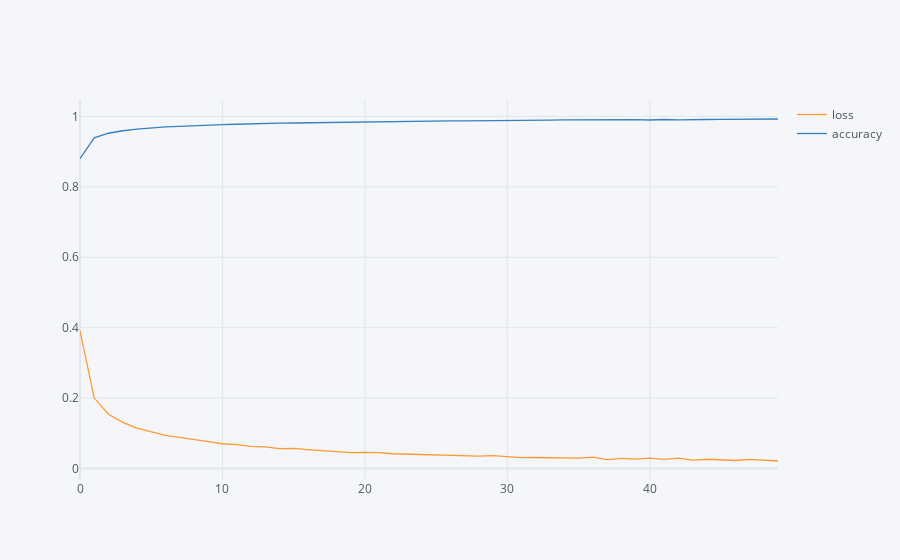

Write notebook code for a chart like this one.
### Code cell
accuracy.iplot()

### Figure 1 — Plotly figure (JSON) as saved in the notebook; plotly's stock layout.template omitted (floating-point values rounded to 4 significant figures)
{"data": [{"line": {"color": "rgba(255, 153, 51, 1.0)", "dash": "solid", "shape": "linear", "width": 1.3}, "mode": "lines", "name": "loss", "text": "", "type": "scatter", "x": [0, 1, 2, 3, 4, 5, 6, 7, 8, 9, 10, 11, 12, 13, 14, 15, 16, 17, 18, 19, 20, 21, 22, 23, 24, 25, 26, 27, 28, 29, 30, 31, 32, 33, 34, 35, 36, 37, 38, 39, 40, 41, 42, 43, 44, 45, 46, 47, 48, 49], "y": [0.3912, 0.2001, 0.1542, 0.1312, 0.1147, 0.1038, 0.09443, 0.08864, 0.0814, 0.07619, 0.07038, 0.06813, 0.06274, 0.06132, 0.05667, 0.05735, 0.0539, 0.05064, 0.04852, 0.04518, 0.04613, 0.04518, 0.04195, 0.04057, 0.0401, 0.03761, 0.03805, 0.03577, 0.03509, 0.03644, 0.03374, 0.03115, 0.03128, 0.03079, 0.02925, 0.02928, 0.03219, 0.02549, 0.02903, 0.02688, 0.02933, 0.02608, 0.02957, 0.02387, 0.02641, 0.0247, 0.02277, 0.0261, 0.02404, 0.02138]}, {"line": {"color": "rgba(55, 128, 191, 1.0)", "dash": "solid", "shape": "linear", "width": 1.3}, "mode": "lines", "name": "accuracy", "text": "", "type": "scatter", "x": [0, 1, 2, 3, 4, 5, 6, 7, 8, 9, 10, 11, 12, 13, 14, 15, 16, 17, 18, 19, 20, 21, 22, 23, 24, 25, 26, 27, 28, 29, 30, 31, 32, 33, 34, 35, 36, 37, 38, 39, 40, 41, 42, 43, 44, 45, 46, 47, 48, 49], "y": [0.8801, 0.9394, 0.9522, 0.9593, 0.9638, 0.9673, 0.9705, 0.9719, 0.9739, 0.9758, 0.977, 0.9779, 0.9795, 0.9801, 0.9809, 0.9813, 0.9819, 0.9836, 0.9838, 0.9847, 0.9844, 0.9849, 0.9861, 0.9865, 0.9863, 0.9874, 0.9871, 0.9874, 0.9881, 0.9878, 0.9885, 0.9897, 0.9894, 0.9897, 0.99, 0.9902, 0.9893, 0.9912, 0.9901, 0.991, 0.9898, 0.9912, 0.9904, 0.9918, 0.9913, 0.9918, 0.992, 0.9916, 0.9921, 0.9927]}], "layout": {"legend": {"bgcolor": "#F5F6F9", "font": {"color": "#4D5663"}}, "paper_bgcolor": "#F5F6F9", "plot_bgcolor": "#F5F6F9", "title": {"font": {"color": "#4D5663"}}, "xaxis": {"gridcolor": "#E1E5ED", "showgrid": true, "tickfont": {"color": "#4D5663"}, "title": {"font": {"color": "#4D5663"}, "text": ""}, "zerolinecolor": "#E1E5ED"}, "yaxis": {"gridcolor": "#E1E5ED", "showgrid": true, "tickfont": {"color": "#4D5663"}, "title": {"font": {"color": "#4D5663"}, "text": ""}, "zerolinecolor": "#E1E5ED"}}}
